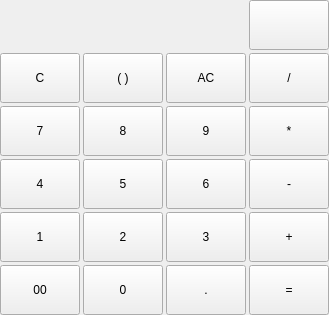
          <widget class="QWidget" name="ST_gridButtons">
           <layout class="QVBoxLayout" name="verticalLayout_5">
            <property name="spacing">
             <number>0</number>
            </property>
            <property name="sizeConstraint">
             <enum>QLayout::SizeConstraint::SetNoConstraint</enum>
            </property>
            <property name="leftMargin">
             <number>0</number>
            </property>
            <property name="topMargin">
             <number>0</number>
            </property>
            <property name="rightMargin">
             <number>0</number>
            </property>
            <property name="bottomMargin">
             <number>0</number>
            </property>
            <item>
             <layout class="QGridLayout" name="gridLayout_2" rowstretch="1,1,1,1,1,1" columnstretch="1,1,1,1">
              <property name="sizeConstraint">
               <enum>QLayout::SizeConstraint::SetNoConstraint</enum>
              </property>
              <property name="spacing">
               <number>3</number>
              </property>
              <item row="3" column="0">
               <widget class="QPushButton" name="Button_4">
                <property name="sizePolicy">
                 <sizepolicy hsizetype="Preferred" vsizetype="Preferred">
                  <horstretch>0</horstretch>
                  <verstretch>0</verstretch>
                 </sizepolicy>
                </property>
                <property name="minimumSize">
                 <size>
                  <width>50</width>
                  <height>50</height>
                 </size>
                </property>
                <property name="autoFillBackground">
                 <bool>false</bool>
                </property>
                <property name="text">
                 <string>4</string>
                </property>
               </widget>
              </item>
              <item row="4" column="1">
               <widget class="QPushButton" name="Button_2">
                <property name="sizePolicy">
                 <sizepolicy hsizetype="Preferred" vsizetype="Preferred">
                  <horstretch>0</horstretch>
                  <verstretch>0</verstretch>
                 </sizepolicy>
                </property>
                <property name="minimumSize">
                 <size>
                  <width>50</width>
                  <height>50</height>
                 </size>
                </property>
                <property name="autoFillBackground">
                 <bool>false</bool>
                </property>
                <property name="text">
                 <string>2</string>
                </property>
               </widget>
              </item>
              <item row="1" column="3">
               <widget class="QPushButton" name="Button_Division">
                <property name="sizePolicy">
                 <sizepolicy hsizetype="Preferred" vsizetype="Preferred">
                  <horstretch>0</horstretch>
                  <verstretch>0</verstretch>
                 </sizepolicy>
                </property>
                <property name="minimumSize">
                 <size>
                  <width>50</width>
                  <height>50</height>
                 </size>
                </property>
                <property name="autoFillBackground">
                 <bool>false</bool>
                </property>
                <property name="text">
                 <string>/</string>
                </property>
               </widget>
              </item>
              <item row="4" column="0">
               <widget class="QPushButton" name="Button_1">
                <property name="sizePolicy">
                 <sizepolicy hsizetype="Preferred" vsizetype="Preferred">
                  <horstretch>0</horstretch>
                  <verstretch>0</verstretch>
                 </sizepolicy>
                </property>
                <property name="minimumSize">
                 <size>
                  <width>50</width>
                  <height>50</height>
                 </size>
                </property>
                <property name="autoFillBackground">
                 <bool>false</bool>
                </property>
                <property name="text">
                 <string>1</string>
                </property>
               </widget>
              </item>
              <item row="5" column="2">
               <widget class="QPushButton" name="Button_FloatPoint">
                <property name="sizePolicy">
                 <sizepolicy hsizetype="Preferred" vsizetype="Preferred">
                  <horstretch>0</horstretch>
                  <verstretch>0</verstretch>
                 </sizepolicy>
                </property>
                <property name="minimumSize">
                 <size>
                  <width>50</width>
                  <height>50</height>
                 </size>
                </property>
                <property name="autoFillBackground">
                 <bool>false</bool>
                </property>
                <property name="text">
                 <string>.</string>
                </property>
               </widget>
              </item>
              <item row="2" column="1">
               <widget class="QPushButton" name="Button_8">
                <property name="sizePolicy">
                 <sizepolicy hsizetype="Preferred" vsizetype="Preferred">
                  <horstretch>0</horstretch>
                  <verstretch>0</verstretch>
                 </sizepolicy>
                </property>
                <property name="minimumSize">
                 <size>
                  <width>50</width>
                  <height>50</height>
                 </size>
                </property>
                <property name="autoFillBackground">
                 <bool>false</bool>
                </property>
                <property name="text">
                 <string>8</string>
                </property>
               </widget>
              </item>
              <item row="1" column="1">
               <widget class="QPushButton" name="Button_Brackets">
                <property name="sizePolicy">
                 <sizepolicy hsizetype="Preferred" vsizetype="Preferred">
                  <horstretch>0</horstretch>
                  <verstretch>0</verstretch>
                 </sizepolicy>
                </property>
                <property name="minimumSize">
                 <size>
                  <width>50</width>
                  <height>50</height>
                 </size>
                </property>
                <property name="autoFillBackground">
                 <bool>false</bool>
                </property>
                <property name="text">
                 <string>( )</string>
                </property>
               </widget>
              </item>
              <item row="3" column="2">
               <widget class="QPushButton" name="Button_6">
                <property name="sizePolicy">
                 <sizepolicy hsizetype="Preferred" vsizetype="Preferred">
                  <horstretch>0</horstretch>
                  <verstretch>0</verstretch>
                 </sizepolicy>
                </property>
                <property name="minimumSize">
                 <size>
                  <width>50</width>
                  <height>50</height>
                 </size>
                </property>
                <property name="autoFillBackground">
                 <bool>false</bool>
                </property>
                <property name="text">
                 <string>6</string>
                </property>
               </widget>
              </item>
              <item row="2" column="2">
               <widget class="QPushButton" name="Button_9">
                <property name="sizePolicy">
                 <sizepolicy hsizetype="Preferred" vsizetype="Preferred">
                  <horstretch>0</horstretch>
                  <verstretch>0</verstretch>
                 </sizepolicy>
                </property>
                <property name="minimumSize">
                 <size>
                  <width>50</width>
                  <height>50</height>
                 </size>
                </property>
                <property name="autoFillBackground">
                 <bool>false</bool>
                </property>
                <property name="text">
                 <string>9</string>
                </property>
               </widget>
              </item>
              <item row="5" column="0">
               <widget class="QPushButton" name="Button_00">
                <property name="sizePolicy">
                 <sizepolicy hsizetype="Preferred" vsizetype="Preferred">
                  <horstretch>0</horstretch>
                  <verstretch>0</verstretch>
                 </sizepolicy>
                </property>
                <property name="minimumSize">
                 <size>
                  <width>50</width>
                  <height>50</height>
                 </size>
                </property>
                <property name="autoFillBackground">
                 <bool>false</bool>
                </property>
                <property name="text">
                 <string>00</string>
                </property>
               </widget>
              </item>
              <item row="3" column="3">
               <widget class="QPushButton" name="Button_Subtract">
                <property name="sizePolicy">
                 <sizepolicy hsizetype="Preferred" vsizetype="Preferred">
                  <horstretch>0</horstretch>
                  <verstretch>0</verstretch>
                 </sizepolicy>
                </property>
                <property name="minimumSize">
                 <size>
                  <width>50</width>
                  <height>50</height>
                 </size>
                </property>
                <property name="autoFillBackground">
                 <bool>false</bool>
                </property>
                <property name="text">
                 <string>-</string>
                </property>
               </widget>
              </item>
              <item row="1" column="0">
               <widget class="QPushButton" name="Button_C">
                <property name="sizePolicy">
                 <sizepolicy hsizetype="Preferred" vsizetype="Preferred">
                  <horstretch>0</horstretch>
                  <verstretch>0</verstretch>
                 </sizepolicy>
                </property>
                <property name="minimumSize">
                 <size>
                  <width>50</width>
                  <height>50</height>
                 </size>
                </property>
                <property name="autoFillBackground">
                 <bool>false</bool>
                </property>
                <property name="text">
                 <string>C</string>
                </property>
                <property name="iconSize">
                 <size>
                  <width>16</width>
                  <height>32</height>
                 </size>
                </property>
               </widget>
              </item>
              <item row="1" column="2">
               <widget class="QPushButton" name="Button_AC">
                <property name="sizePolicy">
                 <sizepolicy hsizetype="Preferred" vsizetype="Preferred">
                  <horstretch>0</horstretch>
                  <verstretch>0</verstretch>
                 </sizepolicy>
                </property>
                <property name="minimumSize">
                 <size>
                  <width>50</width>
                  <height>50</height>
                 </size>
                </property>
                <property name="autoFillBackground">
                 <bool>false</bool>
                </property>
                <property name="text">
                 <string>AC</string>
                </property>
                <property name="checkable">
                 <bool>false</bool>
                </property>
               </widget>
              </item>
              <item row="2" column="0">
               <widget class="QPushButton" name="Button_7">
                <property name="sizePolicy">
                 <sizepolicy hsizetype="Preferred" vsizetype="Preferred">
                  <horstretch>0</horstretch>
                  <verstretch>0</verstretch>
                 </sizepolicy>
                </property>
                <property name="minimumSize">
                 <size>
                  <width>50</width>
                  <height>50</height>
                 </size>
                </property>
                <property name="autoFillBackground">
                 <bool>false</bool>
                </property>
                <property name="text">
                 <string>7</string>
                </property>
               </widget>
              </item>
              <item row="4" column="3">
               <widget class="QPushButton" name="Button_Sum">
                <property name="sizePolicy">
                 <sizepolicy hsizetype="Preferred" vsizetype="Preferred">
                  <horstretch>0</horstretch>
                  <verstretch>0</verstretch>
                 </sizepolicy>
                </property>
                <property name="minimumSize">
                 <size>
                  <width>50</width>
                  <height>50</height>
                 </size>
                </property>
                <property name="autoFillBackground">
                 <bool>false</bool>
                </property>
                <property name="text">
                 <string>+</string>
                </property>
               </widget>
              </item>
              <item row="0" column="3">
               <widget class="QPushButton" name="Button_BackSpace">
                <property name="sizePolicy">
                 <sizepolicy hsizetype="Preferred" vsizetype="Preferred">
                  <horstretch>0</horstretch>
                  <verstretch>0</verstretch>
                 </sizepolicy>
                </property>
                <property name="minimumSize">
                 <size>
                  <width>50</width>
                  <height>50</height>
                 </size>
                </property>
                <property name="autoFillBackground">
                 <bool>false</bool>
                </property>
                <property name="text">
                 <string/>
                </property>
               </widget>
              </item>
              <item row="3" column="1">
               <widget class="QPushButton" name="Button_5">
                <property name="sizePolicy">
                 <sizepolicy hsizetype="Preferred" vsizetype="Preferred">
                  <horstretch>0</horstretch>
                  <verstretch>0</verstretch>
                 </sizepolicy>
                </property>
                <property name="minimumSize">
                 <size>
                  <width>50</width>
                  <height>50</height>
                 </size>
                </property>
                <property name="autoFillBackground">
                 <bool>false</bool>
                </property>
                <property name="text">
                 <string>5</string>
                </property>
               </widget>
              </item>
              <item row="4" column="2">
               <widget class="QPushButton" name="Button_3">
                <property name="sizePolicy">
                 <sizepolicy hsizetype="Preferred" vsizetype="Preferred">
                  <horstretch>0</horstretch>
                  <verstretch>0</verstretch>
                 </sizepolicy>
                </property>
                <property name="minimumSize">
                 <size>
                  <width>50</width>
                  <height>50</height>
                 </size>
                </property>
                <property name="autoFillBackground">
                 <bool>false</bool>
                </property>
                <property name="text">
                 <string>3</string>
                </property>
               </widget>
              </item>
              <item row="5" column="1">
               <widget class="QPushButton" name="Button_0">
                <property name="sizePolicy">
                 <sizepolicy hsizetype="Preferred" vsizetype="Preferred">
                  <horstretch>0</horstretch>
                  <verstretch>0</verstretch>
                 </sizepolicy>
                </property>
                <property name="minimumSize">
                 <size>
                  <width>50</width>
                  <height>50</height>
                 </size>
                </property>
                <property name="autoFillBackground">
                 <bool>false</bool>
                </property>
                <property name="text">
                 <string>0</string>
                </property>
               </widget>
              </item>
              <item row="5" column="3">
               <widget class="QPushButton" name="Button_Equal">
                <property name="sizePolicy">
                 <sizepolicy hsizetype="Preferred" vsizetype="Preferred">
                  <horstretch>0</horstretch>
                  <verstretch>0</verstretch>
                 </sizepolicy>
                </property>
                <property name="minimumSize">
                 <size>
                  <width>50</width>
                  <height>50</height>
                 </size>
                </property>
                <property name="autoFillBackground">
                 <bool>false</bool>
                </property>
                <property name="text">
                 <string>=</string>
                </property>
               </widget>
              </item>
              <item row="2" column="3">
               <widget class="QPushButton" name="Button_Multiplication">
                <property name="sizePolicy">
                 <sizepolicy hsizetype="Preferred" vsizetype="Preferred">
                  <horstretch>0</horstretch>
                  <verstretch>0</verstretch>
                 </sizepolicy>
                </property>
                <property name="minimumSize">
                 <size>
                  <width>50</width>
                  <height>50</height>
                 </size>
                </property>
                <property name="autoFillBackground">
                 <bool>false</bool>
                </property>
                <property name="text">
                 <string>*</string>
                </property>
               </widget>
              </item>
             </layout>
            </item>
           </layout>
          </widget>
